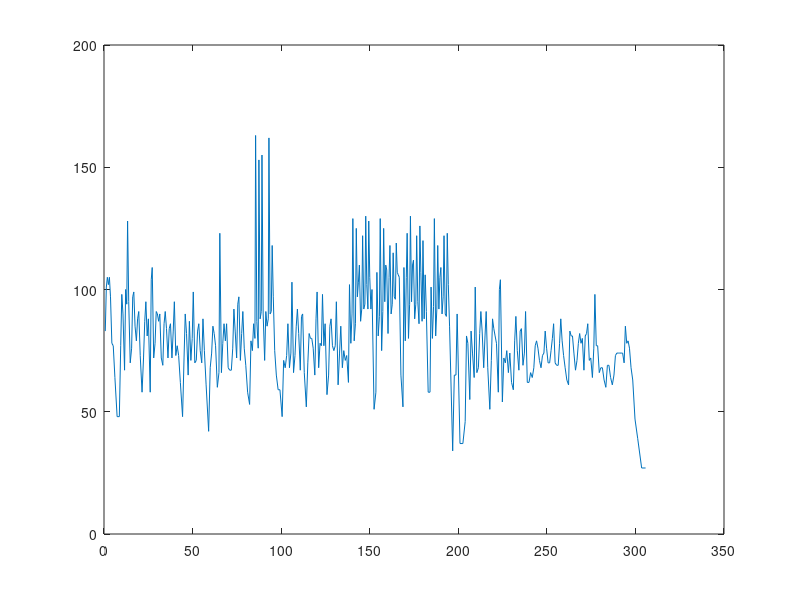
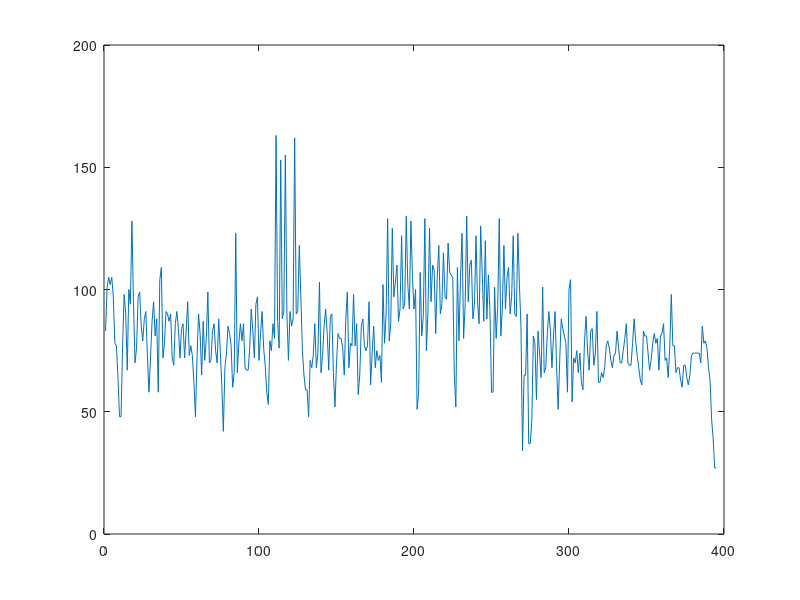
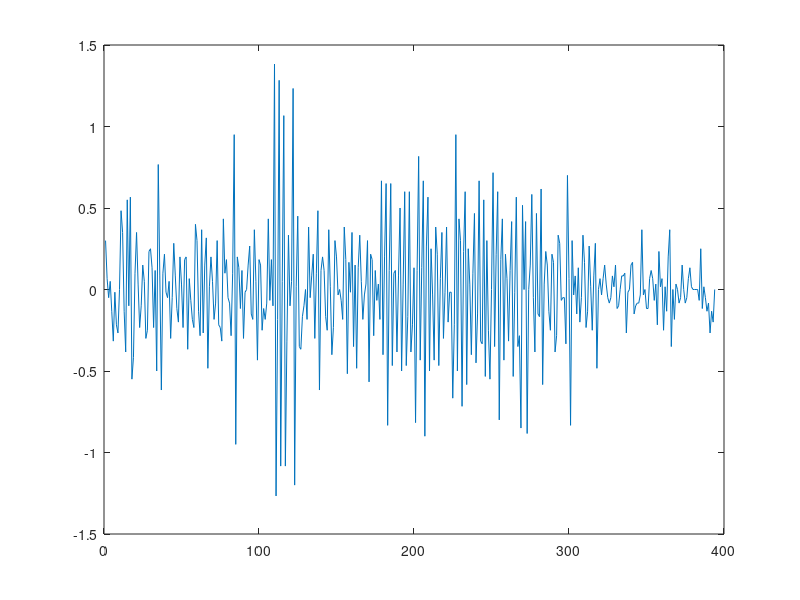

These figures' MATLAB source, in order:
tempo_mat = csvread('mazurka17-4.csv', 2, 0);

for i = 3:20

    tempo_vec = tempo_mat(:, i);

    spb_vec = (1 ./ tempo_vec) * 60; %sec per beat

    time_vec = cumsum(spb_vec);

    figure(1)
    plot(time_vec, tempo_vec)

    figure(2)
    plot(tempo_vec)

    dtempo_dt = diff(tempo_vec) ./ diff(time_vec);
    
    alpha_vec = dtempo_dt ./ tempo_vec(2:end); %
    
    figure(3)
    %plot(time_vec(2:end),dtempo_dt)
    plot(alpha_vec)
    
    
    pause();

end